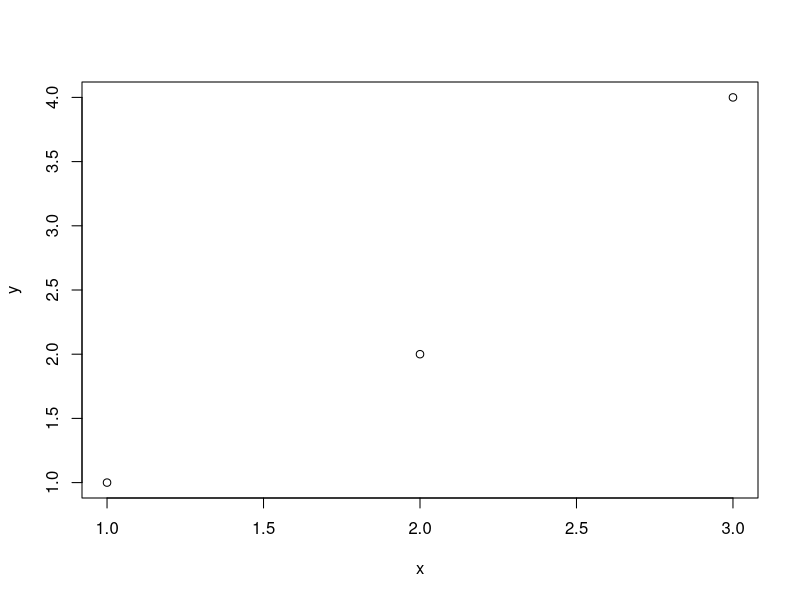
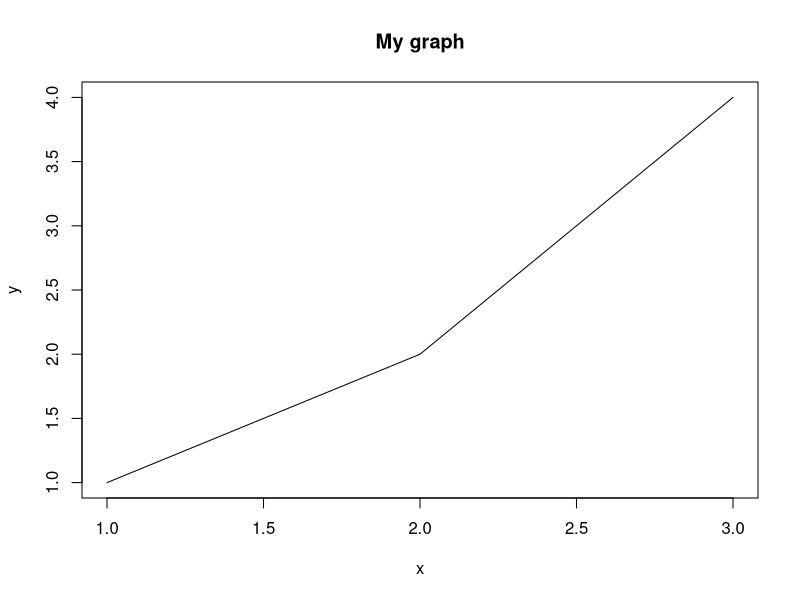
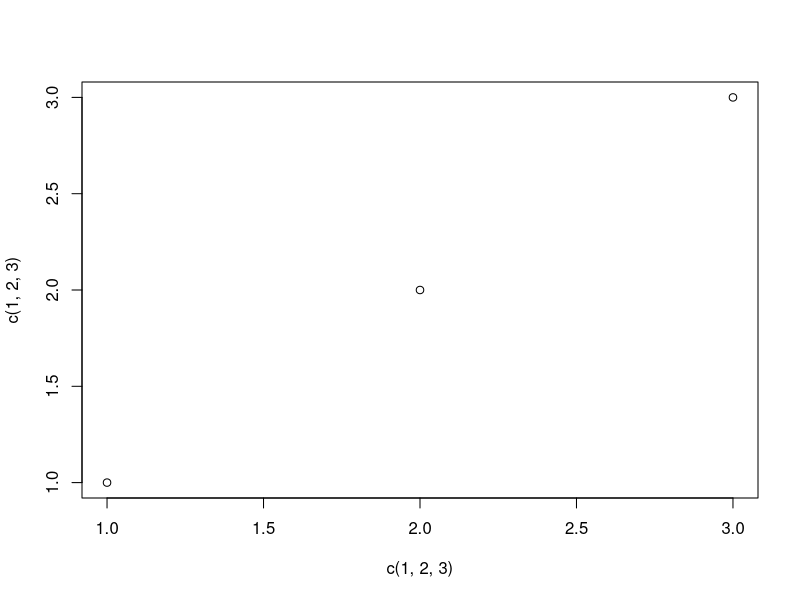
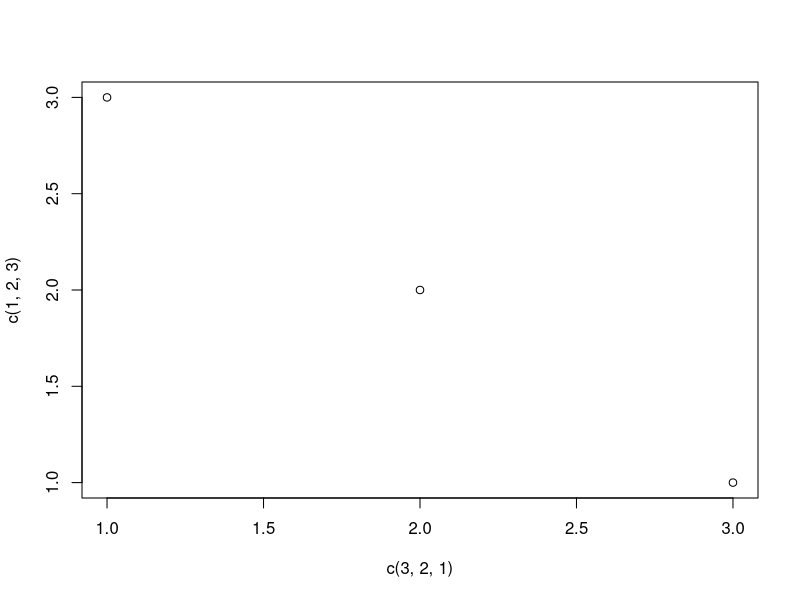
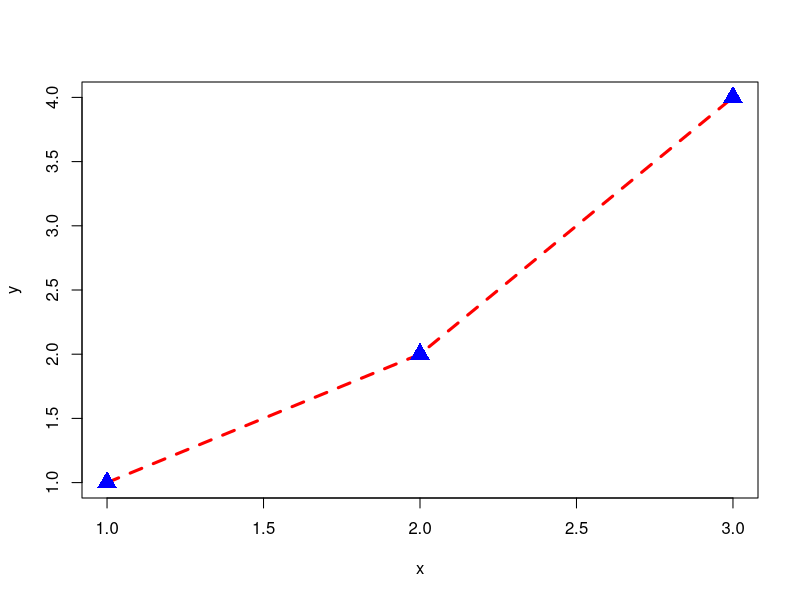
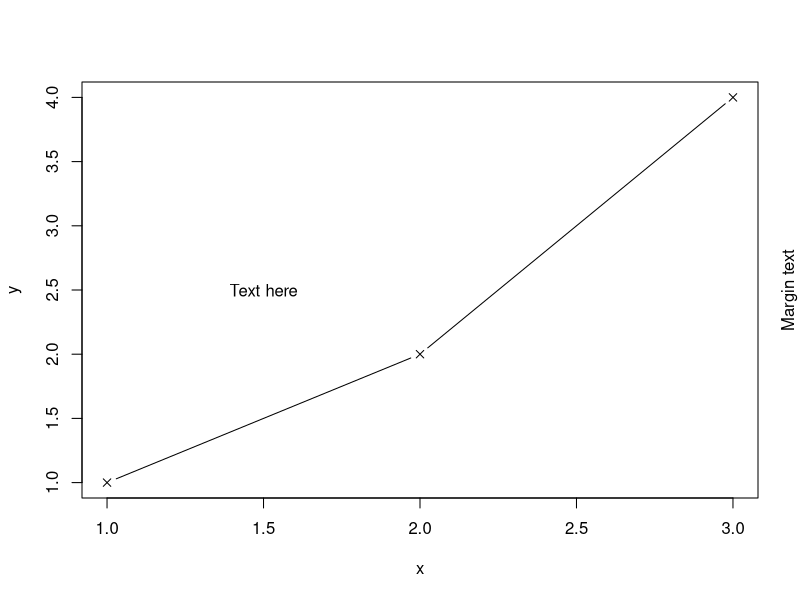
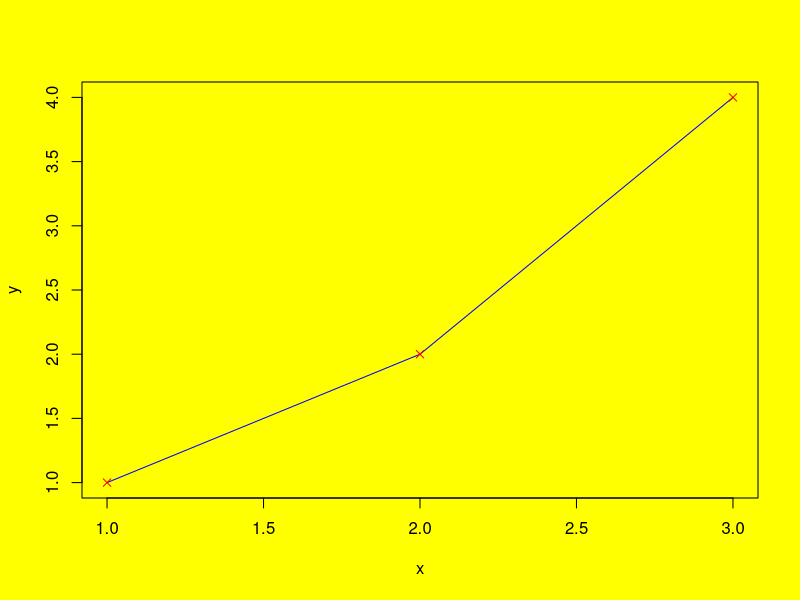
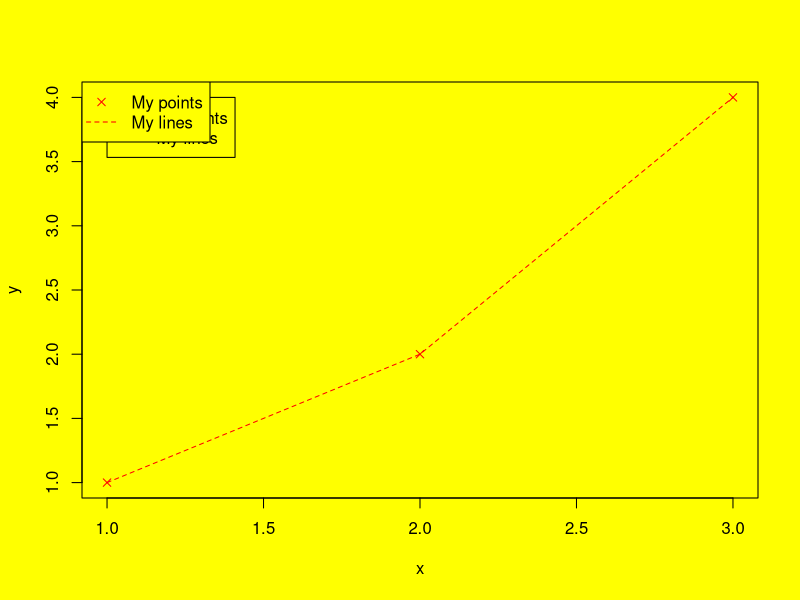

R code for these plots, in order: (Note: this script raises an error after producing the figures.)
# Use of plot
x <- c(1, 2, 3)
y <- c(1, 2, 4)
plot(x, y)

plot(x, y, 
  xlab = "x", ylab = "y", # specify the x and y-axis labels
  type = "l", # specify the plot type to be a line
  main = "My graph") # specify the main title

plot(c(1, 2, 3), c(1, 2, 3))
plot(c(3, 2, 1), c(1, 2, 3))

# Add points and lines
plot(x, y, type = "n") # create blank graph
lines(x, y, col = "red", lty = 2, lwd = 3) # add the red line
points(x, y, col = "blue", pch = 17, cex = 2) # add the blue points

# Use of the text and mtext functions
plot(x, y, type = "b", pch = 4)
text(1.5, 2.5, "Text here")
mtext("Margin text", side = 4, line = 1)

# See list of colours
colours()

# Use them
par(bg = "yellow") # yellow background
plot(x, y, type = "n")
lines(x, y, col = "blue") # blue lines
points(x, y, pch = 4, col = "red") # red points

# Create a legend
plot(x, y, type = "p", pch = 4, col = "red")
lines(x, y, lty = 2, col = "red" )
legend(1, 4, # x, y coordinates for the legend
  legend = c("My points", "My lines"), # vector containing the text to appear in the legend
  pch = c(4, -1), lty = c(-1, 2), col = "red") # graphical parameters: point type, line type and color

# or
legend("topleft", # x, y coordinates for the legend
  legend = c("My points", "My lines"), # vector containing the text to appear in the legend
  pch = c(4, -1), lty = c(-1, 2), col = "red") # graphical parameters: point type, line type and color

#####################

## Customisation

# Use of cex
plot(x, y, type = "b", pch = 4)
text(1.5, 2.5, "Text here", cex = 1.5)
text(1.5, 3.5, "Text here", cex = 0.75)

# Use of different font types
text(1.5, 2.5, "Text here", font = 2, family = "HersheyGothicEnglish")
text(1.5, 3.5, "Text here", font = 3, family = "mono", col = "red")

# Use of plot math
# A simple example
plot(x, y, xlab = expression(paste(x[1],"=", phi)), 
  main = expression(paste(y^2 + 2 %->% infinity)), col.main = "red")

# A more complicated example
text(2, 3, expression(paste(frac(1, sigma * sqrt(2 * pi)), " ", plain(e)^{frac(-(x - mu)^2, 2 * sigma^2)}))) 

# Changing the axis limits
plot(x, y, type = "b", pch = 4, col = "red", lty = 2, xlim = c(0, 10), ylim = c(-2, 5))

# Reversed x-axis
plot(x, y, type = "b", pch = 4, col = "red", lty = 2, xlim = c(10, 0), ylim = c(-2, 5))

# Use of axis function
plot(x, y, type = "b", pch = 4, col = "red", xaxt = "n")
axis(side = 1, at = seq(1, 3, by = 0.1), labels = TRUE)

# Use of par
par(mar = c(3, 3, 2, 1), mgp = c(2, 0.7, 0), las = 1)

# Save a graph
pdf("myfilename.pdf", width = 10, height = 8)
plot(x, y, type = "b", pch = 4, col = "red", xaxt = "n")
axis(side = 1, at = seq(1, 3, by = 0.1), labels = TRUE)
dev.off()

#####################

## Fancy graphics

# Bar charts
stores <- factor(rep(c("Tesco", "Supervalu", "M&S", "Dunnes Stores"), c(100, 30, 25, 85)))
par(mar = c(3, 7, 1, 1)) # Adjust the margins on the four sides of the plot
barplot(height = table(stores), main = "Stores in Ireland", xlab = "Number of stores",
  col = 1:4, horiz = TRUE, las = 1)

# Set margins back to defaults
par(mar = c(5, 4, 4, 2) + 0.1)

# Histograms - do birth weight
library(MASS)
hist(birthwt$bwt)
# Nicer version
hist(birthwt$bwt, breaks = 30, xlab = "Birth weight (grams)", 
  main = "Histogram of birth weight", col = "lightblue")

# Density plot
plot(density(birthwt$bwt))
# Nicer version
plot(density(birthwt$bwt), xlab = "Birth weight (grams)", 
  main = "Histogram of birth weight", col = "green", lwd = 2)

# Boxplots - plot birthwt by race
boxplot(birthwt$bwt ~ birthwt$race, ylab = "Birth weight (grams)", xlab = "Race")
# Better version
boxplot(birthwt$bwt ~ birthwt$race, xaxt = "n", # xaxt = "n" removes the x axis
  main = "Birth weight by race", col = 2:4, ylab = "Birth weight (grams)")
# Add the x axis with new labels:
axis(1, at = 1:3, labels = c("White", "Black", "Other"))

# Pie charts - Yuck
pie(table(stores))

#####################

# Multiple panels
par(mar = c(3, 3, 2, 1), mgp=c(2,0.7,0),las=1)
par(mfrow = c(2, 2)) # creates a 2 by 2 plotting matrix which is then filled in by row
hist(birthwt$bwt, breaks = 30, xlab = "Birth weight (grams)", 
  main = "Histogram of birth weight", col = "lightblue")
plot(density(birthwt$bwt), xlab = "Birth weight (grams)", 
  main = "Histogram of birth weight", col = "green", lwd = 2)
boxplot(birthwt$bwt ~ birthwt$race, xaxt = "n", main = "Birth weight by race", col = 2:4)
pie(table(stores))

par(mfrow = c(1, 1)) # Restore default

# Some 3D plots - use volcano data to show the difference
help(volcano)
str(volcano)
par(mfrow = c(1, 3))
contour(volcano, main = "contour plot")
image(volcano, main = "image plot")
persp(volcano, main = "perspective plot")

# Nicer versions
filled.contour(volcano, 
  main = "Maunga Whau volcano heights", 
  xlab = "x", 
  ylab = "y")

persp(volcano, theta = 20, phi = 30, 
  col = "green3", main = "Maunga Whau", 
  expand = 0.25, ltheta = 150, shade = 0.75, 
  border = NA, box = FALSE)

# A demo of nice perspective plots
demo(persp)

#####################
# Extended example - plot of fitted models for birth weight data

# Make it easier to access the data
x <- birthwt$lwt
y <- birthwt$low

# Basic plot we're going to improve
plot(x, y)

# Set up the plot frame
par(mar = c(3, 3, 2, 1), mgp = c(2, 0.7, 0), las = 1)
plot(x, y, type = "n", xaxt = "n", yaxt = "n", 
  xlab = "Mother's weight (lbs)", ylab = "Low birth weight (probability)")
title("Risk factors associated with low infant birth weight")
axis(1, at = pretty(x, n = 10))
axis(2, at = pretty(y, n = 10))
grid()

# Add in the data
points(jitter(x, amount = 0.5), y, col = "blue", pch = 20)

# Add in the fitted line
mod <- glm(y ~ x, family = binomial)
xgrid <- seq(min(x), max(x), by = 1) 
ypred <- predict(mod, data.frame(x = xgrid), se.fit = TRUE, type = "response")
lines(xgrid, ypred$fit, col = "red", lwd = 2)

# Create a polygon with uncertainties in a translucent colour
newcol <- rgb(1, 0, 0, 0.2)
ypred.lower <- ypred$fit - 1.96 * ypred$se.fit
ypred.upper <- ypred$fit + 1.96 * ypred$se.fit
polygon(c(xgrid, rev(xgrid)), c(ypred.lower, rev(ypred.upper)), 
  col = newcol, border = NA)

# Add in the legend
legend("topright", legend = c("Data", "Fitted line", "95% CI"), pch = c(20, -1, 15), 
  lty = c(-1, 1, -1), lwd = c(-1, 2, -1), col = c("blue", "red", newcol))

